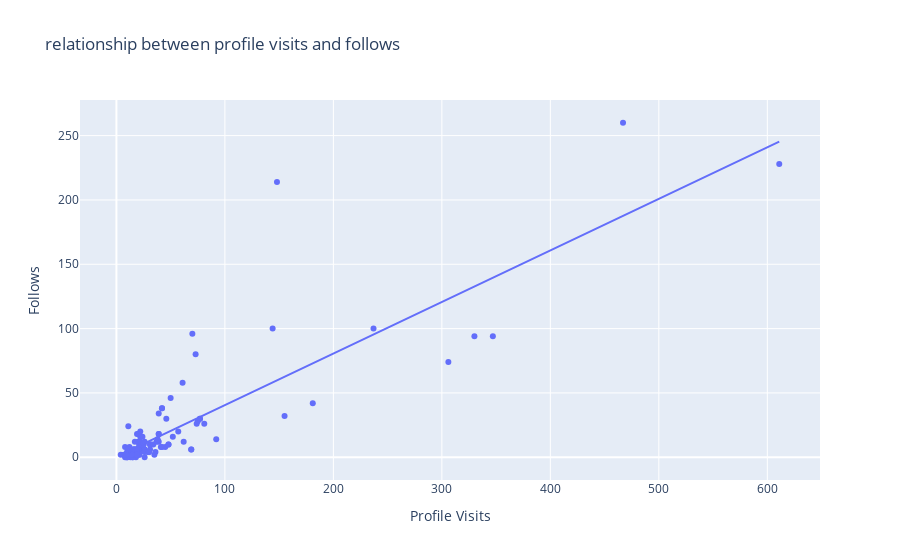

Here is the notebook cell this chart was saved with:
### Code cell
#relationship between profile visits and follows
fig=px.scatter(data,x='Profile Visits',y='Follows',title='relationship between profile visits and follows',trendline='ols')
fig.show()

### Figure 1 — Plotly figure (JSON) as saved in the notebook; plotly's stock layout.template omitted (floating-point values rounded to 4 significant figures)
{"data": [{"hovertemplate": "Profile Visits=%{x}<br>Follows=%{y}<extra></extra>", "legendgroup": "", "marker": {"color": "#636efa", "symbol": "circle"}, "mode": "markers", "name": "", "orientation": "v", "showlegend": false, "type": "scatter", "x": [35, 48, 62, 23, 8, 9, 26, 12, 36, 31, 29, 15, 8, 20, 181, 17, 16, 21, 77, 10, 9, 11, 144, 14, 10, 19, 69, 11, 19, 9, 57, 13, 11, 24, 81, 4, 7, 14, 18, 8, 330, 21, 19, 32, 19, 21, 14, 30, 39, 42, 31, 20, 12, 22, 306, 13, 26, 16, 15, 15, 39, 21, 8, 45, 50, 37, 25, 347, 26, 48, 16, 26, 17, 52, 22, 41, 155, 12, 22, 20, 23, 25, 17, 16, 21, 77, 10, 14, 30, 39, 42, 31, 14, 10, 19, 69, 11, 19, 9, 38, 42, 92, 75, 21, 26, 39, 74, 467, 24, 70, 22, 46, 61, 237, 73, 20, 34, 148, 611], "xaxis": "x", "y": [2, 10, 12, 8, 0, 2, 0, 6, 4, 6, 4, 0, 2, 4, 42, 6, 2, 2, 30, 0, 0, 24, 100, 2, 4, 6, 6, 6, 2, 2, 20, 2, 4, 8, 26, 2, 2, 4, 0, 2, 94, 8, 18, 10, 4, 4, 4, 4, 18, 38, 10, 12, 4, 4, 74, 0, 6, 6, 0, 6, 12, 10, 8, 8, 46, 12, 10, 94, 6, 10, 6, 4, 12, 16, 12, 8, 32, 8, 16, 6, 10, 10, 6, 2, 2, 30, 0, 4, 4, 18, 38, 10, 2, 4, 6, 6, 6, 2, 2, 14, 8, 14, 28, 18, 12, 34, 26, 260, 16, 96, 20, 30, 58, 100, 80, 18, 10, 214, 228], "yaxis": "y"}, {"hovertemplate": "<b>OLS trendline</b><br>Follows = 0.400884 * Profile Visits + 0.46283<br>R<sup>2</sup>=0.727868<br><br>Profile Visits=%{x}<br>Follows=%{y} <b>(trend)</b><extra></extra>", "legendgroup": "", "marker": {"color": "#636efa", "symbol": "circle"}, "mode": "lines", "name": "", "showlegend": false, "type": "scatter", "x": [4, 7, 8, 8, 8, 8, 9, 9, 9, 9, 10, 10, 10, 10, 11, 11, 11, 11, 12, 12, 12, 13, 13, 14, 14, 14, 14, 14, 15, 15, 15, 16, 16, 16, 16, 17, 17, 17, 18, 19, 19, 19, 19, 19, 19, 20, 20, 20, 20, 21, 21, 21, 21, 21, 21, 22, 22, 22, 22, 23, 23, 24, 24, 25, 25, 26, 26, 26, 26, 26, 29, 30, 30, 31, 31, 31, 32, 34, 35, 36, 37, 38, 39, 39, 39, 39, 41, 42, 42, 42, 45, 46, 48, 48, 50, 52, 57, 61, 62, 69, 69, 70, 73, 74, 75, 77, 77, 81, 92, 144, 148, 155, 181, 237, 306, 330, 347, 467, 611], "xaxis": "x", "y": [2.066, 3.269, 3.67, 3.67, 3.67, 3.67, 4.071, 4.071, 4.071, 4.071, 4.472, 4.472, 4.472, 4.472, 4.873, 4.873, 4.873, 4.873, 5.273, 5.273, 5.273, 5.674, 5.674, 6.075, 6.075, 6.075, 6.075, 6.075, 6.476, 6.476, 6.476, 6.877, 6.877, 6.877, 6.877, 7.278, 7.278, 7.278, 7.679, 8.08, 8.08, 8.08, 8.08, 8.08, 8.08, 8.481, 8.481, 8.481, 8.481, 8.881, 8.881, 8.881, 8.881, 8.881, 8.881, 9.282, 9.282, 9.282, 9.282, 9.683, 9.683, 10.08, 10.08, 10.48, 10.48, 10.89, 10.89, 10.89, 10.89, 10.89, 12.09, 12.49, 12.49, 12.89, 12.89, 12.89, 13.29, 14.09, 14.49, 14.89, 15.3, 15.7, 16.1, 16.1, 16.1, 16.1, 16.9, 17.3, 17.3, 17.3, 18.5, 18.9, 19.71, 19.71, 20.51, 21.31, 23.31, 24.92, 25.32, 28.12, 28.12, 28.52, 29.73, 30.13, 30.53, 31.33, 31.33, 32.93, 37.34, 58.19, 59.79, 62.6, 73.02, 95.47, 123.1, 132.8, 139.6, 187.7, 245.4], "yaxis": "y"}], "layout": {"legend": {"tracegroupgap": 0}, "title": {"text": "relationship between profile visits and follows"}, "xaxis": {"anchor": "y", "domain": [0, 1], "title": {"text": "Profile Visits"}}, "yaxis": {"anchor": "x", "domain": [0, 1], "title": {"text": "Follows"}}}}
